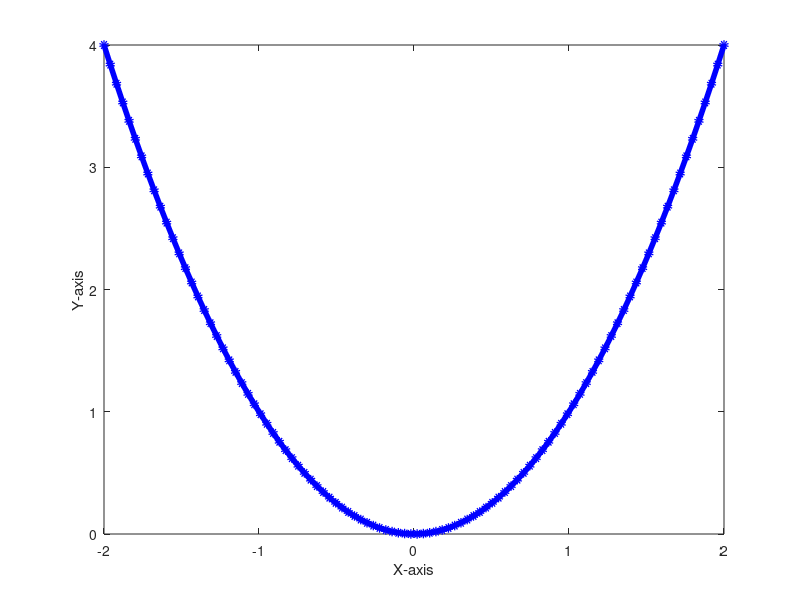

Source code (MATLAB):
x = linspace(-2,2,100); 
y = x.^2; 

plot(x,y,'LineWidth',4,'Color','b','Marker','o','MarkerSize',3);

xlabel('X-axis'); 
ylabel('Y-axis');